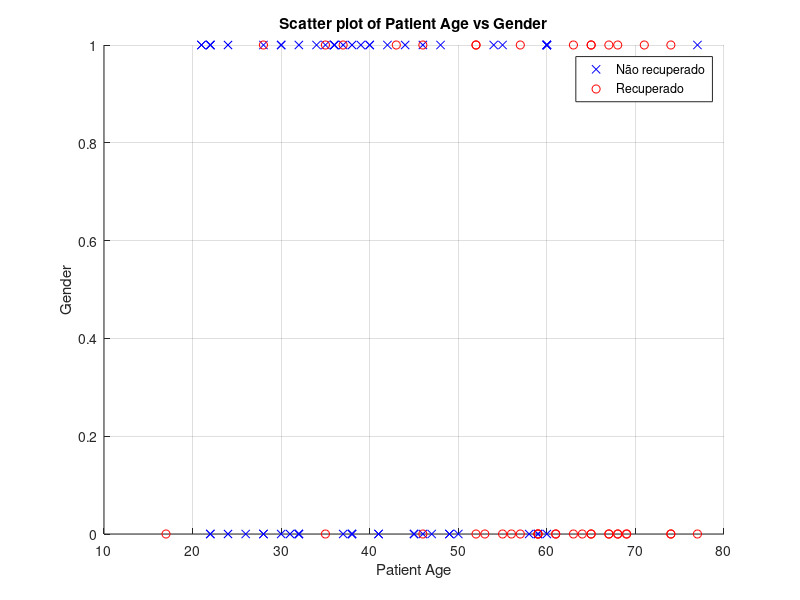
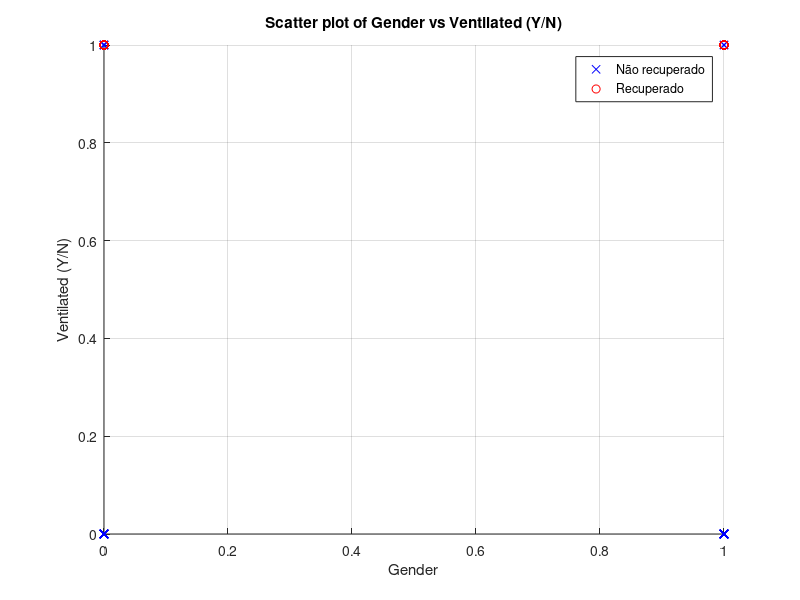
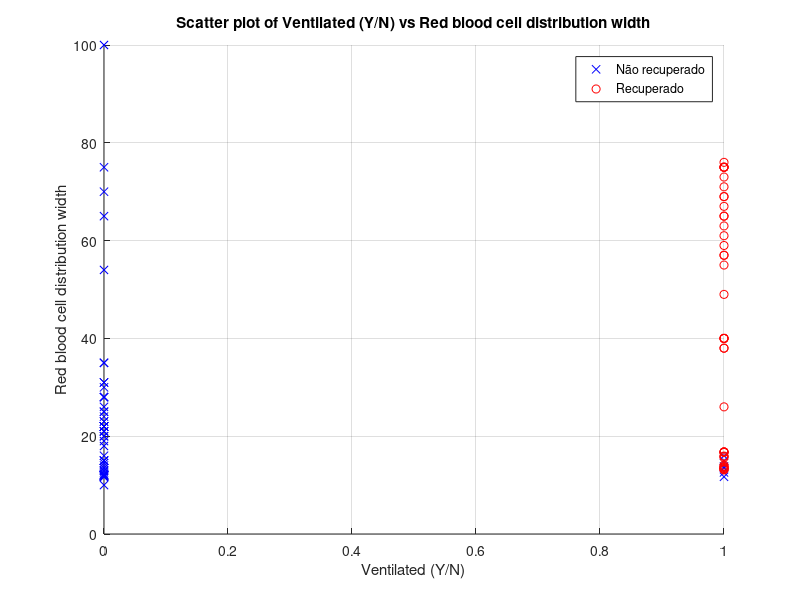
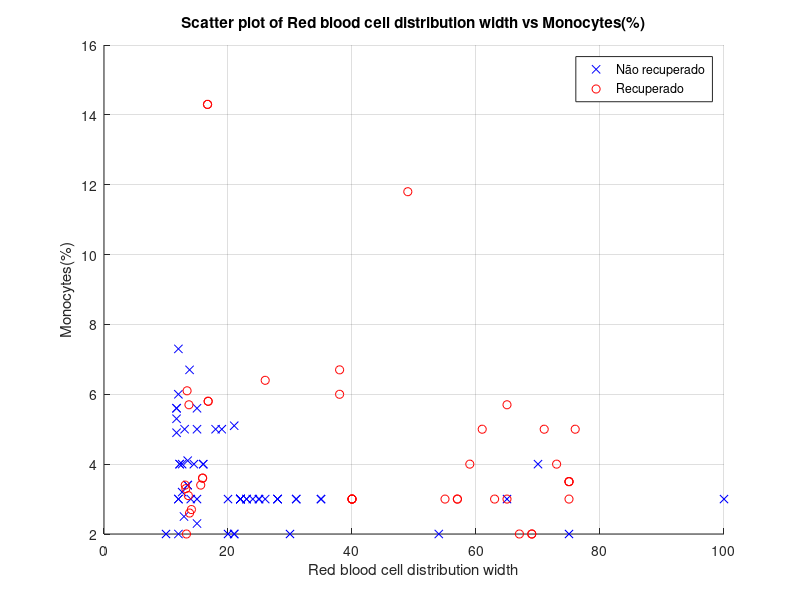

MATLAB code for these plots, in order:
clear all
close all
clc

columns_names = {'Outcome', 'Patient Age', 'Gender', ...
                 'Ventilated (Y/N)', 'Red blood cell distribution width', ...
                 'Monocytes(%)', 'White blood cell count', ...
                 'Platelet Count', 'Lymphocyte Count', ...,
                 'Neutrophils Count', 'Days Hospitalized'};

data = csvread('COVID-19_CBC_Data_cleaned.csv');

# removendo a linha com strings dos títulos
data(1, :) = []

# início dos gráficos de dispersão dois a dois para verificação das relações
# esses gráficos são para vocês terem algum código inicial, não é obrigatório utiliza-los.
num_columns = length(columns_names)-2;

outcome_nao_recuperado = data(data(:, 1) == 0, 1:end);
outcome_recuperado = data(data(:, 1) == 1, 1:end);

for ii = 2:num_columns-1
    figure;
    scatter(outcome_recuperado(:, ii), outcome_recuperado(:, ii+1), 'b', 'x'); % Blue crosses for status 1
    hold on;
    scatter(outcome_nao_recuperado(:, ii), outcome_nao_recuperado(:, ii+1), 'r', 'o'); % Red circles for status 0
    xlabel(columns_names{ii});
    ylabel(columns_names{ii+1});
    title(['Scatter plot of ', columns_names{ii}, ' vs ', columns_names{ii+1}]);
    legend('Não recuperado', 'Recuperado');
    grid on
    hold off;
end

### início do código da prova (fique à vontade para comentar o código de plots dos scatters)
### 1.1
### Essas duas duplas (Linfócitos vs. Neutrófilos e Plaquetas vs. Dias Hospitalizado) foram escolhidas pela observação de uma distribuição com padrões lineares visíveis. Isso é indicativo de que esses pares podem apresentar um ajuste razoável para a regressão linear, com os dados distribuídos de forma a sugerir uma relação direta entre as variáveis. Essa análise inicial ajuda a justificar a escolha antes de partir para o cálculo de regressão linear. Linfócitos vs. Neutrófilos: Na análise gráfica, observamos que há uma relação visualmente mais próxima de linearidade entre as variáveis "Linfócitos" e "Neutrófilos". Esses dois parâmetros sanguíneos estão relacionados entre si na resposta inflamatória e no sistema imunológico, o que é frequentemente esperado em pacientes com doenças infecciosas como a COVID-19. O gráfico de dispersão entre essas variáveis mostra uma tendência de variação conjunta, sugerindo que podem ser bons candidatos para a regressão linear. Plaquetas vs. Dias Hospitalizado: Outro par com uma tendência linear notável é o de "Plaquetas" e "Dias Hospitalizado". A contagem de plaquetas e a duração da internação podem ter uma correlação relacionada à gravidade do quadro clínico. Pacientes com contagens de plaquetas alteradas podem apresentar diferentes tempos de recuperação, refletindo na duração da hospitalização. A relação, apesar de não ser tão forte quanto o primeiro par, ainda sugere uma tendência que pode ser modelada por regressão linear.
### 1.2

% Seleção do par de variáveis "Lymphocyte Count" (coluna 9) e "Neutrophils Count" (coluna 10)
xi_1 = data(:, 9); % Lymphocyte Count
yi_1 = data(:, 10); % Neutrophils Count

% ---------- Gráfico 1: Dispersão dos Dados ----------

figure; % Abre uma nova figura para o gráfico de dispersão
plot(xi_1, yi_1, 'o')
xlim([0, max(xi_1) * 1.1]) % Ajuste do limite no eixo x (margem de 10%)
ylim([0, max(yi_1) * 1.1]) % Ajuste do limite no eixo y (margem de 10%)
grid on
xlabel('Quantidade de Linfócito')
ylabel('Quantidade de Neutrófilo')
title('Dispersão de Linfócitos vs Neutrófilos')

% ---------- Cálculo da Regressão Linear ----------

n_1 = length(xi_1); % Número de pontos de dados (número de pacientes)

% Cálculo de a1 e a0
a1_1 = (n_1 * sum(xi_1 .* yi_1) - sum(xi_1) * sum(yi_1)) / (n_1 * sum(xi_1 .^ 2) - (sum(xi_1) ^ 2));
a0_1 = mean(yi_1) - a1_1 * mean(xi_1);

% ---------- Gráfico 2: Reta de Regressão ----------
plot(xi_1, yi_1, 'o') % Gráfico de dispersão
hold on
plot(xi_1, a1_1 * xi_1 + a0_1, 'r') % Plota a reta de regressão em vermelho
xlim([0, max(xi_1) * 1.1]) % Ajuste do limite no eixo x (margem 10%)
ylim([0, max(yi_1) * 1.1]) % Ajuste do limite no eixo y (margem 10%)
xlabel('Quantidade de Linfócito')
ylabel('Quantidade de Neutrófilo')
title('Regressão Linear de Linfócitos vs Neutrófilos')
grid on
hold off

% ---------- Cálculo dos Erros e Coeficiente de Determinação ----------

St_1 = sum((yi_1 - mean(yi_1)) .^ 2);  % Soma total dos quadrados
Sr_1 = sum((yi_1 - (a0_1 + a1_1 * xi_1)) .^ 2);  % Soma dos quadrados dos resíduos
r2_1 = (St_1 - Sr_1) / St_1;  % Coeficiente de determinação R²
s_yx_1 = sqrt(Sr_1 / (n_1 - 2));  % Erro padrão da estimativa
s_y_1 = sqrt(St_1 / (n_1 - 1));  % Desvio padrão de yi

% Seleção do par de variáveis "Platelet Count" (coluna 8) e "Days Hospitalized" (coluna 11)
xi_2 = data(:, 8); % Platelet Count
yi_2 = data(:, 11); % Days Hospitalized

% ---------- Gráfico 1: Dispersão dos Dados ----------

figure; % Abre uma nova figura para o gráfico de dispersão
plot(xi_2, yi_2, 'o')
xlim([0, max(xi_2) * 1.1]) % Ajuste do limite no eixo x (margem de 10%)
ylim([0, max(yi_2) * 1.1]) % Ajuste do limite no eixo y (margem de 10%)
grid on
xlabel('Quantidade de Plaqueta')
ylabel('Dias Hospitalizado')
title('Dispersão de Plaqueta vs Dias Hospitalizado')

% ---------- Cálculo da Regressão Linear ----------

n_2 = length(xi_2); % Número de pontos de dados (número de pacientes)

% Cálculo de a1 e a0
a1_2 = (n_2 * sum(xi_2 .* yi_2) - sum(xi_2) * sum(yi_2)) / (n_2 * sum(xi_2 .^ 2) - (sum(xi_2) ^ 2));
a0_2 = mean(yi_2) - a1_2 * mean(xi_2);

% ---------- Gráfico 2: Reta de Regressão ----------
plot(xi_2, yi_2, 'o') % Gráfico de dispersão
hold on
plot(xi_2, a1_2 * xi_2 + a0_2, 'r') % Plota a reta de regressão em vermelho
xlim([0, max(xi_2) * 1.1]) % Ajuste do limite no eixo x (margem 10%)
ylim([0, max(yi_2) * 1.1]) % Ajuste do limite no eixo y (margem 10%)
xlabel('Quantidade de Plaqueta')
ylabel('Dias Hospitalizado')
title('Regressão Linear de Plaqueta vs Dias Hospitalizado')
grid on
hold off

% ---------- Cálculo dos Erros e Coeficiente de Determinação ----------

St_2 = sum((yi_2 - mean(yi_2)) .^ 2);  % Soma total dos quadrados
Sr_2 = sum((yi_2 - (a0_2 + a1_2 * xi_2)) .^ 2);  % Soma dos quadrados dos resíduos
r2_2 = (St_2 - Sr_2) / St_2;  % Coeficiente de determinação R²
s_yx_2 = sqrt(Sr_2 / (n_2 - 2));  % Erro padrão da estimativa
s_y_2 = sqrt(St_2 / (n_2 - 1));  % Desvio padrão de yi

% Exibir resultados da análise
fprintf('\n===== ANÁLISE 1: SELEÇÃO DAS VARIÁVEIS =====\n');

% Resultados para Linfócitos vs Neutrófilos
fprintf('\n--- Resultados da Regressão Linear: Linfócitos vs Neutrófilos ---\n');
fprintf('  Coeficiente a0               = %10.4f\n', a0_1);
fprintf('  Coeficiente a1               = %10.4f\n', a1_1);
fprintf('  Coeficiente de determinação (R²) = %10.4f\n', r2_1);
fprintf('  Erro padrão da estimativa (s_yx) = %10.4f\n', s_yx_1);
fprintf('  Desvio padrão de yi (s_y)    = %10.4f\n', s_y_1);
if s_yx_1 < s_y_1
    fprintf('  >> O modelo de regressão é bom!\n');
else
    fprintf('  >> O modelo de regressão não é bom\n');
end

% Resultados para Plaquetas vs Dias Hospitalizado
fprintf('\n--- Resultados da Regressão Linear: Plaquetas vs Dias Hospitalizado ---\n');
fprintf('  Coeficiente a0               = %10.4f\n', a0_2);
fprintf('  Coeficiente a1               = %10.4f\n', a1_2);
fprintf('  Coeficiente de determinação (R²) = %10.4f\n', r2_2);
fprintf('  Erro padrão da estimativa (s_yx) = %10.4f\n', s_yx_2);
fprintf('  Desvio padrão de yi (s_y)    = %10.4f\n', s_y_2);
if s_yx_2 < s_y_2
    fprintf('  >> O modelo de regressão é bom!\n');
else
    fprintf('  >> O modelo de regressão não é bom\n');
end

% Comparação entre os modelos
fprintf('\n--- Comparação entre os Modelos ---\n');
if r2_2 > r2_1
  fprintf('>> O modelo de regressão de Plaquetas vs Dias Hospitalizado é melhor que o modelo de Linfócitos vs Neutrófilos!\n')
  else
    fprintf('>> O modelo de regressão de Linfócitos vs Neutrófilos é melhor que o modelo de Plaquetas vs Dias Hospitalizado!\n')
 end
 fprintf('=============================================\n');

### 2.1 
# Primeiramente, tinha-se o objetivo de comparar diferentes faixas etárias à quantidade de células sanguíneas do paciente.
# Para isso, comparou-se a média de leucócitos, linfócitos e neutrófilos em 3 faixas etárias (0-40, 40-60 e 60+) anos.
# Para uma melhor visualização, utilizou-se gráficos de barras e lineares.
# segue o código

# REGRESSÃO LINEAR
# Consideramos interessante avaliar a relação entre a quantidade de células sanguíneas por paciente com a taxa de mortalidade
# Para isso foi realizada uma regressão linear, considerando os coeficientes de regressão e o coeficiente de correlação
# Segue o código:

% LEUCÓCITOS X OUTCOME

% Definir as variáveis x e y
x = data(:, 7);       % White blood cell count
y = data(:, 1);       % Outcome

% Cálculo das médias de x e y
x_mean = mean(x);
y_mean = mean(y);

% Cálculo do coeficiente de inclinação (beta1) e do intercepto (beta0) manualmente
numerator_beta1 = sum((x - x_mean) .* (y - y_mean));
denominator_beta1 = sum((x - x_mean).^2);
beta1 = numerator_beta1 / denominator_beta1;

% Intercepto beta0
beta0 = y_mean - beta1 * x_mean;

% Resultados da regressão leucócitos
fprintf('\n===== ANÁLISE 2: COMPARAÇÃO ESTATÍSTICA DAS MÉTRICAS =====\n');
fprintf('\n--- Resultados da regressão leucócitos ---\n');
fprintf("Equação da regressão linear: y = %.4f + %.4f * x\n", beta0, beta1);

% Valores preditos (y_hat) usando a equação de regressão
y_hat = beta0 + beta1 * x;

% Cálculo do R² pelos erros
SSE = sum((y - y_hat).^2);         % Soma dos Erros ao Quadrado
SST = sum((y - y_mean).^2);        % Soma Total dos Quadrados
R2 = 1 - (SSE / SST);              % Coeficiente de determinação (R²)

% Exibir o coeficiente de determinação (R²)
fprintf("Coeficiente de determinação (R²): %.4f\n", R2);


# LEUCÓCITOS X OUTCOME

xi_3 = data(:, 7); % leucócitos
yi_3 = data(:, 1); % outcome

% ---------- Gráfico 1: Dispersão dos Dados ----------
figure; % Abre uma nova figura para o gráfico de dispersão
plot(xi_3, yi_3, 'o')
xlim([0, max(xi_3) * 1.1]) % Ajuste do limite no eixo x (margem de 10%)
ylim([0, max(yi_3) * 1.1]) % Ajuste do limite no eixo y (margem de 10%)
grid on
xlabel('Quantidade de Leucócitos')
ylabel('Outcome')
title('Dispersão de Leucócitos vs Outcome')

% ---------- Regressão Polinomial (Grau 3) ----------
n_3 = length(xi_3); % Número de pontos de dados (número de pacientes)

% Montar a matriz de design para polinômio de grau 3: [1, x, x^2, x^3]
X_3 = [ones(n_3, 1), xi_3, xi_3 .^ 2, xi_3 .^ 3];

% Resolver o sistema X * beta = y usando decomposição LU
XtX_3 = X_3' * X_3;
Xty_3 = X_3' * yi_3;
[L, U] = lu(XtX_3);

% Resolve o sistema Lz = Xty
z_3 = L \ Xty_3;

% Resolve o sistema Ubeta = z para obter os coeficientes beta
beta_3 = U \ z_3;

% Coeficientes da regressão polinomial
a0_3 = beta_3(1);
a1_3 = beta_3(2);
a2_3 = beta_3(3);
a3_3 = beta_3(4);

% ---------- Gráfico 2: Curva de Regressão Polinomial ----------
xi_3_sorted = sort(xi_3); % Organizar os valores de x para um gráfico mais suave
yi_3_pred = a0_3 + a1_3 * xi_3_sorted + a2_3 * (xi_3_sorted .^ 2) + a3_3 * (xi_3_sorted .^ 3);

figure; % Abre uma nova figura para o gráfico da regressão
plot(xi_3, yi_3, 'o') % Gráfico de dispersão dos dados originais
hold on
plot(xi_3_sorted, yi_3_pred, 'r-', 'LineWidth', 2) % Plota a curva de regressão em vermelho
xlim([0, max(xi_3) * 1.1]) % Ajuste do limite no eixo x (margem de 10%)
ylim([0, max(yi_3) * 1.1]) % Ajuste do limite no eixo y (margem de 10%)
xlabel('Quantidade de Leucócitos')
ylabel('Outcome')
title('Regressão Polinomial (Grau 3) de Leucócitos vs Outcome')
grid on
hold off

% ---------- Cálculo dos Erros e Coeficiente de Determinação ----------
yi_3_fitted = a0_3 + a1_3 * xi_3 + a2_3 * (xi_3 .^ 2) + a3_3 * (xi_3 .^ 3);
St_3 = sum((yi_3 - mean(yi_3)) .^ 2);  % Soma total dos quadrados
Sr_3 = sum((yi_3 - yi_3_fitted) .^ 2);  % Soma dos quadrados dos resíduos
r2_3 = 1 - (Sr_3 / St_3);  % Coeficiente de determinação R²
s_yx_3 = sqrt(Sr_3 / (n_3 - 4));  % Erro padrão da estimativa (ajustado para grau 3)
s_y_3 = sqrt(St_3 / (n_3 - 1));  % Desvio padrão de yi

% Resultados para Leucócitos vs Outcome (Regressão Polinomial)
fprintf('\n--- Resultados da Regressão Polinomial (Grau 3): Leucócitos vs Outcome ---\n');
fprintf('  Coeficiente a0               = %10.4f\n', a0_3);
fprintf('  Coeficiente a1               = %10.4f\n', a1_3);
fprintf('  Coeficiente a2               = %10.4f\n', a2_3);
fprintf('  Coeficiente a3               = %10.4f\n', a3_3);
fprintf('  Coeficiente de determinação (R²) = %10.4f\n', r2_3);
fprintf('  Erro padrão da estimativa (s_yx) = %10.4f\n', s_yx_3);
fprintf('  Desvio padrão de yi (s_y)    = %10.4f\n', s_y_3);
if s_yx_3 < s_y_3
    fprintf('  >> O modelo de regressão polinomial é bom!\n');
else
    fprintf('  >> O modelo de regressão polinomial não é bom\n');
end


# NEUTRÓFILOS X OUTCOME

# Definir as variáveis x e y
x = data(:, 10);       # White blood cell count
y = data(:, 1);        # Outcome

# Cálculo das médias de x e y
x_mean = mean(x);
y_mean = mean(y);

# Cálculo do coeficiente de inclinação (beta1) e do intercepto (beta0) manualmente
numerator_beta1 = sum((x - x_mean) .* (y - y_mean));
denominator_beta1 = sum((x - x_mean).^2);
beta1 = numerator_beta1 / denominator_beta1;

# Intercepto beta0
beta0 = y_mean - beta1 * x_mean;

# resultados da regressão neutrófilos
fprintf('\n--- Resultados da regressão neutrófilos ---\n');
fprintf("Equação da regressão linear: y = %.4f + %.4f * x\n", beta0, beta1);

% Valores preditos (y_hat) usando a equação de regressão
y_hat = beta0 + beta1 * x;

% Cálculo do R² pelos erros
SSE = sum((y - y_hat).^2);         % Soma dos Erros ao Quadrado
SST = sum((y - y_mean).^2);        % Soma Total dos Quadrados
R2 = 1 - (SSE / SST);              % Coeficiente de determinação (R²)

% Exibir o coeficiente de determinação (R²)
fprintf("Coeficiente de determinação (R²): %.4f\n", R2);

#2.2

columns_names = {'Outcome', 'Patient Age', 'Gender', ...
                 'Ventilated (Y/N)', 'Red blood cell distribution width', ...
                 'Monocytes(%)', 'White blood cell count', ...
                 'Platelet Count', 'Lymphocyte Count', ...,
                 'Neutrophils Count', 'Days Hospitalized'};

data = csvread('COVID-19_CBC_Data_cleaned.csv');

# removendo a linha com strings dos títulos
data(1, :) = [];

% Definir faixas etárias
age_groups = {[0, 40], [40, 60], [60, Inf]};
group_labels = {'0-40', '40-60', '60+'};

% Índices das colunas
age_column = 2;
wbc_column = 7;
neutrophils_column = 10;
lymphocyte_column = 9;

% HISTOGRAMA DE GLÓBULOS BRANCOS x FAIXA ETÁRIA
figure;
for i = 1:length(age_groups)
    age_range = age_groups{i};
    age_filter = data(:, age_column) >= age_range(1) & data(:, age_column) < age_range(2);
    wbc_data = data(age_filter, wbc_column);
    subplot(3, 1, i);
    hist(wbc_data, 10);  % Ajuste o número de bins conforme necessário
    title(['Contagem de Glóbulos Brancos - Faixa Etária' group_labels{i}]);
    xlabel('Contagem de Glóbulos Brancos');
    ylabel('Frequência');
end

% HISTOGRAMA DE NEUTRÓFILOS x FAIXA ETÁRIA
figure;
for i = 1:length(age_groups)
    age_range = age_groups{i};
    age_filter = data(:, age_column) >= age_range(1) & data(:, age_column) < age_range(2);
    neutrophils_data = data(age_filter, neutrophils_column);
    subplot(3, 1, i);
    hist(neutrophils_data, 10);  % Ajuste o número de bins conforme necessário
    title(['Contagem de Neutrófilos - Faixa Etária' group_labels{i}]);
    xlabel('Contagem de Neutrófilos');
    ylabel('Frequência');
end

% HISTOGRAMA DE LINFÓCITOS x FAIXA ETÁRIA
figure;
for i = 1:length(age_groups)
    age_range = age_groups{i};
    age_filter = data(:, age_column) >= age_range(1) & data(:, age_column) < age_range(2);
    lymphocyte_data = data(age_filter, lymphocyte_column);
    subplot(3, 1, i);
    hist(lymphocyte_data, 10);  % Ajuste o número de bins conforme necessário
    title(['Contagem de Linfócitos - Faixa Etária' group_labels{i}]);
    xlabel('Contagem de Linfócitos');
    ylabel('Frequência');
end


% HISTOGRAMA DE OUTCOME POR FAIXA ETÁRIA

% Índices das colunas relevantes
outcome_column = 1;
age_column = 2;

figure;
for i = 1:length(age_groups)
    age_range = age_groups{i};
    age_filter = data(:, age_column) >= age_range(1) & data(:, age_column) < age_range(2);
    outcome_data = data(age_filter, outcome_column);

    % Contar recuperados (1) e não recuperados (0) na faixa etária
    num_recovered = sum(outcome_data == 1);
    num_not_recovered = sum(outcome_data == 0);

    % Dados para o histograma de barras
    bar_data = [num_not_recovered, num_recovered];
    subplot(3, 1, i);
    bar([0, 1], bar_data);

    title(['Outcome - Faixa Etária ' group_labels{i}]);
    xlabel('Outcome (0: Não Recuperado, 1: Recuperado)');
    ylabel('Frequência');
    xticks([0 1]);
end

# CONSIDERAÇÕES FINAIS: Anlisando os coeficientes de correlação da regressão linear e multipla, fica claro que quase não há relação entre a taxa de mortalidade e a quantidade de células sanguíneas por paciente
# OBS: para melhor visualização, gostaria de ter feito gráficos de violino, entretanto encontrei dificuldades de instalar essa função para o octave, logo me limitei a gráficos lineares e de barra.

% Análise 3

%%%%%%%%%%%%%%%%%%%%%%%%%%%%%%%%%%%%%%%%%%%%%%%%%%%%%%%%%%%%%%%%%%%%%%%%%%%%%%%%%%%%%%%%%%%%%%%%%%%%%%%%%%%%%%%%%%%%%%%%%%%%%%%%%%%%%%

%3.1. Fazendo dois modelos de regressão linear, onde o modelo 𝑦1 = 𝑎0,1 + 𝑎1,1𝑥1 e outro 𝑦2 = 𝑎0,2 + 𝑎1,2𝑥2, onde 𝑥1 e 𝑥2 são variáveis
%que melhor preveem os dias hospitalizados

% Carregando os dados
data = csvread('COVID-19_CBC_Data_cleaned.csv', 1, 0); % Ignorar cabeçalho
dias_hospitalizados = data(:, 11); % Coluna de dias hospitalizados

% Selecionando variáveis independentes (ajustável conforme as variáveis mais correlacionadas)
x1 = data(:, 8); % Contagem de plaqueta
x2 = data(:, 10); % Contagem de neutrófilos

% Função para calcular os coeficientes de um modelo linear simples y = a0 + a1*x
function [a0, a1] = regressao_linear(x, y)
    n = length(x);
    x_mean = mean(x);
    y_mean = mean(y);
    a1 = sum((x - x_mean) .* (y - y_mean)) / sum((x - x_mean).^2);
    a0 = y_mean - a1 * x_mean;
end

% Modelo 1: y1 = a0,1 + a1,1 * x1
[a0_1, a1_1] = regressao_linear(x1, dias_hospitalizados);
y1_pred = a0_1 + a1_1 * x1;

% Modelo 2: y2 = a0,2 + a1,2 * x2
[a0_2, a1_2] = regressao_linear(x2, dias_hospitalizados);
y2_pred = a0_2 + a1_2 * x2;

% Função para calcular Sr, r^2, Sy/x e Sy
function [Sr, r2, Sy_x, S_y] = calcular_metricas(y_true, y_pred)
    Sr = sum((y_true - y_pred).^2);
    St = sum((y_true - mean(y_true)).^2);
    r2 = 1 - (Sr / St);
    Sy_x = sqrt(Sr / (length(y_true) - 2));
    S_y = sqrt(St/(length(y_true) -1))
end

% Calcular métricas para o Modelo 1
[Sr1, r2_1, Sy_x1, S_y1] = calcular_metricas(dias_hospitalizados, y1_pred);

% Calcular métricas para o Modelo 2
[Sr2, r2_2, Sy_x2, S_y2] = calcular_metricas(dias_hospitalizados, y2_pred);

% Exibindo os resultados
fprintf('\n===== ANÁLISE 3: PREDIÇÃO =====\n');
fprintf('Modelo 1 (y1 = a0,1 + a1,1 * x1): Sr = %.2f, r^2 = %.2f, Sy/x = %.2f, Sy = %2f\n', Sr1, r2_1, Sy_x1, S_y1);
fprintf('Modelo 2 (y2 = a0,2 + a1,2 * x2): Sr = %.2f, r^2 = %.2f, Sy/x = %.2f, Sy = %2f\n', Sr2, r2_2, Sy_x2, S_y2);

% Comparando as métricas de cada modelo com base em Sy/x e Sy

if Sy_x1 < S_y1
  fprintf('O modelo apresenta boa correlação. (Sy/x < Sy)\n');
else
  fprintf('O modelo não apresenta boa correlação. (Sy/x < Sy)\n');
end


% Comparando os modelos com base no r2
if r2_1 > r2_2 
  fprintf('O Modelo 1 é melhor com base em r^2.\n');
  elseif r2_2 > r2_1
    fprintf('O Modelo 2 é melhor com base em r^2.\n');
  elseif Sy_x1> Sy_x2
    fprintf('O Modelo 2 é melhor com base em Sy/x.\n')
  elseif Sy_x1< Sy_x2
    fprintf('O Modelo 1 é melhor com base em Sy/x.\n')
  else
    fprintf('Ambos os modelos têm desempenho semelhante.\n');
end

%%%%%%%%%%%%%%%%%%%%%%%%%%%%%%%%%%%%%%%%%%%%%%%%%%%%%%%%%%%%%%%%%%%%%%%%%%%%%%%%%%%%%%%%%%%%%%%%%%%%%%%%%%%%%%%%%%%%%%%%%%%%%%%%%%%%%%

%3.2. Implementando um terceiro modelo de regressão linear que combine as duas anteriores

% Carregar os dados
data = csvread('COVID-19_CBC_Data_cleaned.csv', 1, 0); % Ignorar cabeçalho
y = data(:, 11); % Variável dependente: dias hospitalizados
x1 = data(:, 8); % Variável independente 1: contagem de plaquetas
x2 = data(:, 10); % Variável independente 2: contagem de neutrófilos

% Calcular os termos necessários para montar o sistema linear
n = length(y);
Sx1 = sum(x1);
Sx2 = sum(x2);
Sy = sum(y);
Sx1x1 = sum(x1 .^ 2);
Sx2x2 = sum(x2 .^ 2);
Sx1x2 = sum(x1 .* x2);
Sx1y = sum(x1 .* y);
Sx2y = sum(x2 .* y);

% Montar a matriz do sistema [X] e o vetor [y]
X = [
    n, Sx1, Sx2;
    Sx1, Sx1x1, Sx1x2;
    Sx2, Sx1x2, Sx2x2
];

Y = [Sy; Sx1y; Sx2y];

% Realizar a eliminação de Gauss para transformar X em uma matriz triangular superior
for i = 1:size(X, 1)
    % Normalizar a linha atual
    X(i, :) = X(i, :) / X(i, i);
    Y(i) = Y(i) / X(i, i);

    % Eliminar as entradas abaixo da diagonal na coluna atual
    for j = i+1:size(X, 1)
        factor = X(j, i);
        X(j, :) = X(j, :) - factor * X(i, :);
        Y(j) = Y(j) - factor * Y(i);
    end
end

% Substituição para trás para resolver o sistema
a = zeros(size(Y));
for i = size(X, 1):-1:1
    a(i) = Y(i) - X(i, i+1:end) * a(i+1:end);
end

% Extrair os coeficientes
a0 = a(1);
a1 = a(2);
a2 = a(3);

% Previsão com o modelo ajustado
y_pred = a0 + a1 * x1 + a2 * x2;

% Calcular Sr, r² e Sy/x para o modelo ajustado
Sr = sum((y - y_pred).^2);
St = sum((y - mean(y)).^2);
r2 = 1 - (Sr / St);
Sy_x = sqrt(Sr / (n - 3));

% Exibir os resultados do modelo ajustado
fprintf('Modelo de regressão múltipla (usando Eliminação de Gauss): Sr = %.2f, r^2 = %.2f, Sy/x = %.2f\n', Sr, r2, Sy_x);

